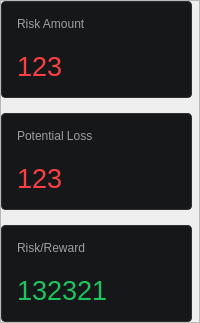
                                     <widget class="QFrame" name="frame_21">
                                      <property name="frameShape">
                                       <enum>QFrame::Shape::StyledPanel</enum>
                                      </property>
                                      <property name="frameShadow">
                                       <enum>QFrame::Shadow::Raised</enum>
                                      </property>
                                      <layout class="QVBoxLayout" name="verticalLayout_18">
                                       <property name="spacing">
                                        <number>15</number>
                                       </property>
                                       <property name="leftMargin">
                                        <number>0</number>
                                       </property>
                                       <property name="topMargin">
                                        <number>0</number>
                                       </property>
                                       <property name="rightMargin">
                                        <number>7</number>
                                       </property>
                                       <property name="bottomMargin">
                                        <number>0</number>
                                       </property>
                                       <item>
                                        <widget class="QFrame" name="frame_24">
                                         <property name="styleSheet">
                                          <string notr="true">background-color: rgb(22, 23, 25);
border:1px solid #2f3033;
border-radius:4px ;</string>
                                         </property>
                                         <property name="frameShape">
                                          <enum>QFrame::Shape::StyledPanel</enum>
                                         </property>
                                         <property name="frameShadow">
                                          <enum>QFrame::Shadow::Raised</enum>
                                         </property>
                                         <layout class="QVBoxLayout" name="verticalLayout_19">
                                          <property name="spacing">
                                           <number>20</number>
                                          </property>
                                          <property name="leftMargin">
                                           <number>15</number>
                                          </property>
                                          <property name="topMargin">
                                           <number>15</number>
                                          </property>
                                          <property name="rightMargin">
                                           <number>15</number>
                                          </property>
                                          <property name="bottomMargin">
                                           <number>15</number>
                                          </property>
                                          <item>
                                           <widget class="QFrame" name="frame_26">
                                            <property name="styleSheet">
                                             <string notr="true">border:0px;</string>
                                            </property>
                                            <property name="frameShape">
                                             <enum>QFrame::Shape::StyledPanel</enum>
                                            </property>
                                            <property name="frameShadow">
                                             <enum>QFrame::Shadow::Raised</enum>
                                            </property>
                                            <layout class="QHBoxLayout" name="horizontalLayout_19" stretch="1,0">
                                             <property name="spacing">
                                              <number>0</number>
                                             </property>
                                             <property name="leftMargin">
                                              <number>0</number>
                                             </property>
                                             <property name="topMargin">
                                              <number>0</number>
                                             </property>
                                             <property name="rightMargin">
                                              <number>0</number>
                                             </property>
                                             <property name="bottomMargin">
                                              <number>0</number>
                                             </property>
                                             <item>
                                              <widget class="QLabel" name="label_34">
                                               <property name="styleSheet">
                                                <string notr="true">color:#9d9ea2;
border:0px;</string>
                                               </property>
                                               <property name="text">
                                                <string>Risk Amount</string>
                                               </property>
                                              </widget>
                                             </item>
                                             <item>
                                              <widget class="QLabel" name="label_35">
                                               <property name="maximumSize">
                                                <size>
                                                 <width>16</width>
                                                 <height>16</height>
                                                </size>
                                               </property>
                                               <property name="pixmap">
                                                <pixmap resource="resources.qrc">:/icons/icons/arrow-down-left.svg</pixmap>
                                               </property>
                                               <property name="alignment">
                                                <set>Qt::AlignmentFlag::AlignCenter</set>
                                               </property>
                                              </widget>
                                             </item>
                                            </layout>
                                           </widget>
                                          </item>
                                          <item>
                                           <widget class="QLabel" name="risk_A_label">
                                            <property name="font">
                                             <font>
                                              <family>Microsoft Sans Serif</family>
                                              <pointsize>20</pointsize>
                                              <fontweight>ExtraBold</fontweight>
                                             </font>
                                            </property>
                                            <property name="styleSheet">
                                             <string notr="true">color:#f94144;
border:0px;</string>
                                            </property>
                                            <property name="text">
                                             <string>123</string>
                                            </property>
                                           </widget>
                                          </item>
                                         </layout>
                                        </widget>
                                       </item>
                                       <item>
                                        <widget class="QFrame" name="frame_27">
                                         <property name="styleSheet">
                                          <string notr="true">background-color: rgb(22, 23, 25);
border:1px solid #2f3033;
border-radius:4px ;</string>
                                         </property>
                                         <property name="frameShape">
                                          <enum>QFrame::Shape::StyledPanel</enum>
                                         </property>
                                         <property name="frameShadow">
                                          <enum>QFrame::Shadow::Raised</enum>
                                         </property>
                                         <layout class="QVBoxLayout" name="verticalLayout_23">
                                          <property name="spacing">
                                           <number>20</number>
                                          </property>
                                          <property name="leftMargin">
                                           <number>15</number>
                                          </property>
                                          <property name="topMargin">
                                           <number>15</number>
                                          </property>
                                          <property name="rightMargin">
                                           <number>15</number>
                                          </property>
                                          <property name="bottomMargin">
                                           <number>15</number>
                                          </property>
                                          <item>
                                           <widget class="QFrame" name="frame_31">
                                            <property name="styleSheet">
                                             <string notr="true">border:0px;</string>
                                            </property>
                                            <property name="frameShape">
                                             <enum>QFrame::Shape::StyledPanel</enum>
                                            </property>
                                            <property name="frameShadow">
                                             <enum>QFrame::Shadow::Raised</enum>
                                            </property>
                                            <layout class="QHBoxLayout" name="horizontalLayout_23" stretch="1">
                                             <property name="spacing">
                                              <number>0</number>
                                             </property>
                                             <property name="leftMargin">
                                              <number>0</number>
                                             </property>
                                             <property name="topMargin">
                                              <number>0</number>
                                             </property>
                                             <property name="rightMargin">
                                              <number>0</number>
                                             </property>
                                             <property name="bottomMargin">
                                              <number>0</number>
                                             </property>
                                             <item>
                                              <widget class="QLabel" name="label_56">
                                               <property name="styleSheet">
                                                <string notr="true">color:#9d9ea2;
border:0px;</string>
                                               </property>
                                               <property name="text">
                                                <string>Potential Loss</string>
                                               </property>
                                              </widget>
                                             </item>
                                            </layout>
                                           </widget>
                                          </item>
                                          <item>
                                           <widget class="QLabel" name="pot_Loss_label">
                                            <property name="font">
                                             <font>
                                              <family>Microsoft Sans Serif</family>
                                              <pointsize>20</pointsize>
                                              <fontweight>ExtraBold</fontweight>
                                             </font>
                                            </property>
                                            <property name="styleSheet">
                                             <string notr="true">color:#f94144;
border:0px;</string>
                                            </property>
                                            <property name="text">
                                             <string>123</string>
                                            </property>
                                           </widget>
                                          </item>
                                         </layout>
                                        </widget>
                                       </item>
                                       <item>
                                        <widget class="QFrame" name="frame_32">
                                         <property name="styleSheet">
                                          <string notr="true">background-color: rgb(22, 23, 25);
border:1px solid #2f3033;
border-radius:4px ;</string>
                                         </property>
                                         <property name="frameShape">
                                          <enum>QFrame::Shape::StyledPanel</enum>
                                         </property>
                                         <property name="frameShadow">
                                          <enum>QFrame::Shadow::Raised</enum>
                                         </property>
                                         <layout class="QVBoxLayout" name="verticalLayout_24">
                                          <property name="spacing">
                                           <number>20</number>
                                          </property>
                                          <property name="leftMargin">
                                           <number>15</number>
                                          </property>
                                          <property name="topMargin">
                                           <number>15</number>
                                          </property>
                                          <property name="rightMargin">
                                           <number>15</number>
                                          </property>
                                          <property name="bottomMargin">
                                           <number>15</number>
                                          </property>
                                          <item>
                                           <widget class="QFrame" name="frame_33">
                                            <property name="styleSheet">
                                             <string notr="true">border:0px;</string>
                                            </property>
                                            <property name="frameShape">
                                             <enum>QFrame::Shape::StyledPanel</enum>
                                            </property>
                                            <property name="frameShadow">
                                             <enum>QFrame::Shadow::Raised</enum>
                                            </property>
                                            <layout class="QHBoxLayout" name="horizontalLayout_29" stretch="1">
                                             <property name="spacing">
                                              <number>0</number>
                                             </property>
                                             <property name="leftMargin">
                                              <number>0</number>
                                             </property>
                                             <property name="topMargin">
                                              <number>0</number>
                                             </property>
                                             <property name="rightMargin">
                                              <number>0</number>
                                             </property>
                                             <property name="bottomMargin">
                                              <number>0</number>
                                             </property>
                                             <item>
                                              <widget class="QLabel" name="label_59">
                                               <property name="styleSheet">
                                                <string notr="true">color:#9d9ea2;
border:0px;</string>
                                               </property>
                                               <property name="text">
                                                <string>Risk/Reward</string>
                                               </property>
                                              </widget>
                                             </item>
                                            </layout>
                                           </widget>
                                          </item>
                                          <item>
                                           <widget class="QLabel" name="rr_label">
                                            <property name="font">
                                             <font>
                                              <family>Microsoft Sans Serif</family>
                                              <pointsize>20</pointsize>
                                              <fontweight>ExtraBold</fontweight>
                                             </font>
                                            </property>
                                            <property name="styleSheet">
                                             <string notr="true">color:#20c45f;
border:0px;</string>
                                            </property>
                                            <property name="text">
                                             <string>132321</string>
                                            </property>
                                           </widget>
                                          </item>
                                         </layout>
                                        </widget>
                                       </item>
                                      </layout>
                                     </widget>
